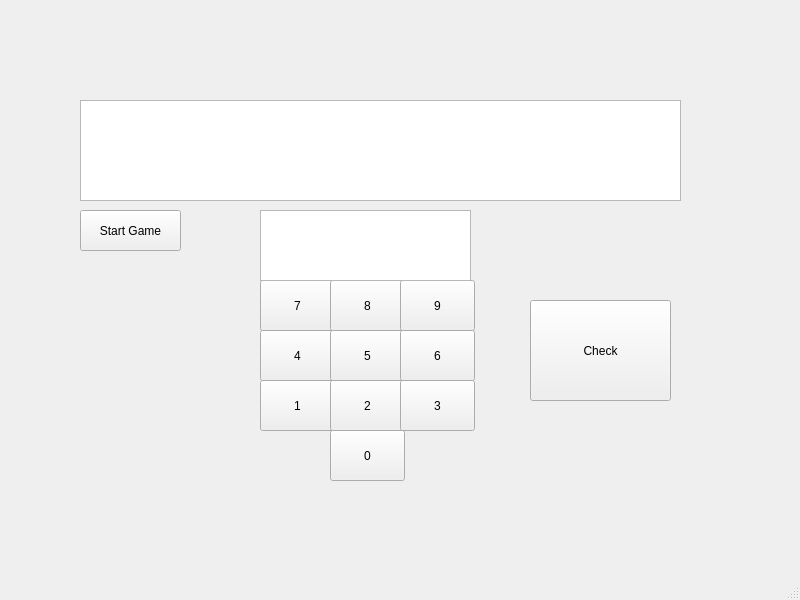
<?xml version="1.0" encoding="UTF-8"?>
<ui version="4.0">
 <class>MainWindow</class>
 <widget class="QMainWindow" name="MainWindow">
  <property name="geometry">
   <rect>
    <x>0</x>
    <y>0</y>
    <width>800</width>
    <height>600</height>
   </rect>
  </property>
  <property name="windowTitle">
   <string>MainWindow</string>
  </property>
  <widget class="QWidget" name="centralwidget">
   <widget class="QPushButton" name="StartButton">
    <property name="geometry">
     <rect>
      <x>80</x>
      <y>210</y>
      <width>101</width>
      <height>41</height>
     </rect>
    </property>
    <property name="text">
     <string>Start Game</string>
    </property>
   </widget>
   <widget class="QTextEdit" name="myTextBoxTest">
    <property name="geometry">
     <rect>
      <x>80</x>
      <y>100</y>
      <width>601</width>
      <height>101</height>
     </rect>
    </property>
    <property name="readOnly">
     <bool>true</bool>
    </property>
   </widget>
   <widget class="QPushButton" name="Button0">
    <property name="geometry">
     <rect>
      <x>330</x>
      <y>430</y>
      <width>75</width>
      <height>51</height>
     </rect>
    </property>
    <property name="text">
     <string>0</string>
    </property>
   </widget>
   <widget class="QPushButton" name="Button1">
    <property name="geometry">
     <rect>
      <x>260</x>
      <y>380</y>
      <width>75</width>
      <height>51</height>
     </rect>
    </property>
    <property name="text">
     <string>1</string>
    </property>
   </widget>
   <widget class="QPushButton" name="Button2">
    <property name="geometry">
     <rect>
      <x>330</x>
      <y>380</y>
      <width>75</width>
      <height>51</height>
     </rect>
    </property>
    <property name="text">
     <string>2</string>
    </property>
   </widget>
   <widget class="QPushButton" name="Button3">
    <property name="geometry">
     <rect>
      <x>400</x>
      <y>380</y>
      <width>75</width>
      <height>51</height>
     </rect>
    </property>
    <property name="text">
     <string>3</string>
    </property>
   </widget>
   <widget class="QPushButton" name="Button4">
    <property name="geometry">
     <rect>
      <x>260</x>
      <y>330</y>
      <width>75</width>
      <height>51</height>
     </rect>
    </property>
    <property name="text">
     <string>4</string>
    </property>
   </widget>
   <widget class="QPushButton" name="Button5">
    <property name="geometry">
     <rect>
      <x>330</x>
      <y>330</y>
      <width>75</width>
      <height>51</height>
     </rect>
    </property>
    <property name="text">
     <string>5</string>
    </property>
   </widget>
   <widget class="QPushButton" name="Button6">
    <property name="geometry">
     <rect>
      <x>400</x>
      <y>330</y>
      <width>75</width>
      <height>51</height>
     </rect>
    </property>
    <property name="text">
     <string>6</string>
    </property>
   </widget>
   <widget class="QPushButton" name="Button7">
    <property name="geometry">
     <rect>
      <x>260</x>
      <y>280</y>
      <width>75</width>
      <height>51</height>
     </rect>
    </property>
    <property name="text">
     <string>7</string>
    </property>
   </widget>
   <widget class="QPushButton" name="Button8">
    <property name="geometry">
     <rect>
      <x>330</x>
      <y>280</y>
      <width>75</width>
      <height>51</height>
     </rect>
    </property>
    <property name="text">
     <string>8</string>
    </property>
   </widget>
   <widget class="QPushButton" name="Button9">
    <property name="geometry">
     <rect>
      <x>400</x>
      <y>280</y>
      <width>75</width>
      <height>51</height>
     </rect>
    </property>
    <property name="text">
     <string>9</string>
    </property>
   </widget>
   <widget class="QTextEdit" name="text_guess">
    <property name="geometry">
     <rect>
      <x>260</x>
      <y>210</y>
      <width>211</width>
      <height>71</height>
     </rect>
    </property>
    <property name="font">
     <font>
      <pointsize>20</pointsize>
      <bold>true</bold>
     </font>
    </property>
    <property name="html">
     <string>&lt;!DOCTYPE HTML PUBLIC &quot;-//W3C//DTD HTML 4.0//EN&quot; &quot;http://www.w3.org/TR/REC-html40/strict.dtd&quot;&gt;
&lt;html&gt;&lt;head&gt;&lt;meta name=&quot;qrichtext&quot; content=&quot;1&quot; /&gt;&lt;meta charset=&quot;utf-8&quot; /&gt;&lt;style type=&quot;text/css&quot;&gt;
p, li { white-space: pre-wrap; }
hr { height: 1px; border-width: 0; }
li.unchecked::marker { content: &quot;\2610&quot;; }
li.checked::marker { content: &quot;\2612&quot;; }
&lt;/style&gt;&lt;/head&gt;&lt;body style=&quot; font-family:'Segoe UI'; font-size:20pt; font-weight:700; font-style:normal;&quot;&gt;
&lt;p align=&quot;center&quot; style=&quot;-qt-paragraph-type:empty; margin-top:0px; margin-bottom:0px; margin-left:0px; margin-right:0px; -qt-block-indent:0; text-indent:0px; font-size:9pt; font-weight:400;&quot;&gt;&lt;br /&gt;&lt;/p&gt;&lt;/body&gt;&lt;/html&gt;</string>
    </property>
   </widget>
   <widget class="QPushButton" name="pushButtonCheck">
    <property name="geometry">
     <rect>
      <x>530</x>
      <y>300</y>
      <width>141</width>
      <height>101</height>
     </rect>
    </property>
    <property name="text">
     <string>Check</string>
    </property>
   </widget>
  </widget>
  <widget class="QMenuBar" name="menubar">
   <property name="geometry">
    <rect>
     <x>0</x>
     <y>0</y>
     <width>800</width>
     <height>22</height>
    </rect>
   </property>
  </widget>
  <widget class="QStatusBar" name="statusbar"/>
 </widget>
 <resources/>
 <connections/>
</ui>
